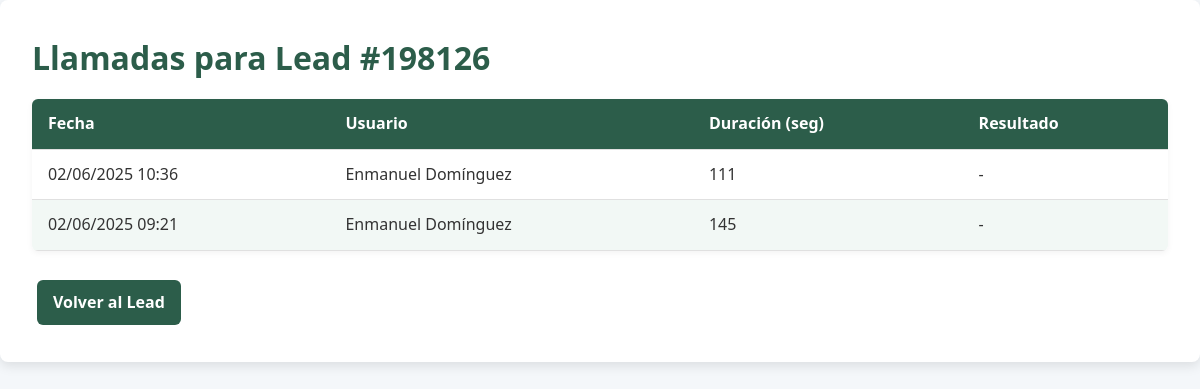
The app's page /calls/view.php?lead_id=198126 (signed in), older data.
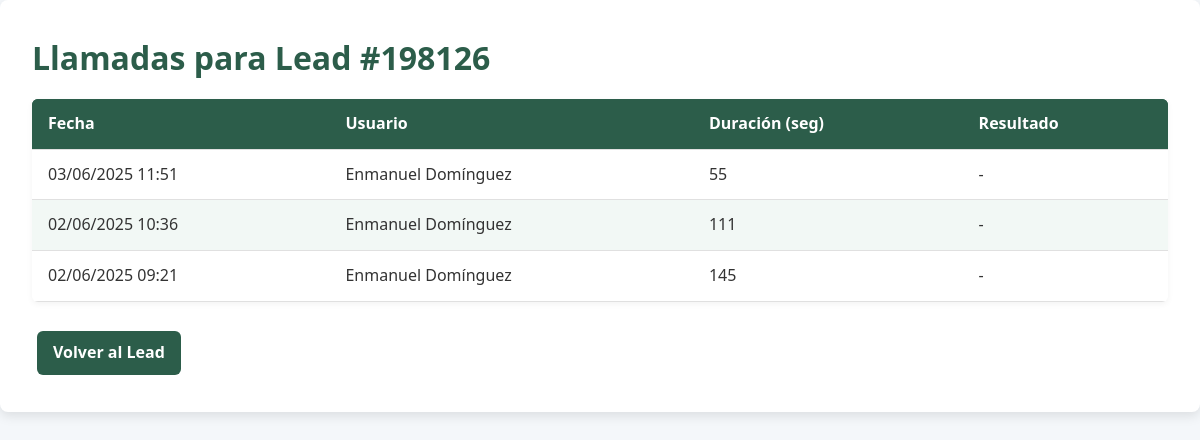
The same page, newer data.
### tables this page shows
CREATE TABLE `interactions` (
  `id` int(11) NOT NULL,
  `lead_id` int(11) NOT NULL,
  `user_id` int(11) NOT NULL,
  `disposition_id` int(11) NOT NULL,
  `notes` text DEFAULT NULL,
  `interaction_time` datetime NOT NULL DEFAULT current_timestamp(),
  `duration_seconds` int(11) DEFAULT NULL,
  `created_at` datetime NOT NULL DEFAULT current_timestamp(),
  `updated_at` datetime NOT NULL DEFAULT current_timestamp() ON UPDATE current_timestamp()
);

CREATE TABLE `users` (
  `id` int(11) NOT NULL,
  `name` varchar(100) NOT NULL,
  `email` varchar(100) NOT NULL,
  `password_hash` varchar(255) NOT NULL,
  `status` enum('active','inactive') NOT NULL DEFAULT 'active',
  `created_at` datetime NOT NULL DEFAULT current_timestamp(),
  `updated_at` datetime NOT NULL DEFAULT current_timestamp() ON UPDATE current_timestamp()
);

### calls/view.php (the view, shortened to what this page needs)
<?php
$leadId = (int) ($_GET['lead_id'] ?? 0);
$pdo = getPDO();
$stmt = $pdo->prepare("SELECT i.*, u.name AS user
                       FROM interactions i
                       JOIN users u ON i.user_id = u.id
                       WHERE i.lead_id = ?
                       ORDER BY i.created_at DESC");
$stmt->execute([$leadId]);
$calls = $stmt->fetchAll(PDO::FETCH_ASSOC);
?>
<!DOCTYPE html>
<html lang="en">
<head>
    <link rel="stylesheet" href="/assets/css/app.css">
</head>
<body>
<div class="container">
    <h1>Llamadas para Lead #<?= $leadId ?></h1>
    <table class="table">
        <thead>
        <tr>
            <th>Fecha</th>
            <th>Usuario</th>
            <th>Duración (seg)</th>
            <th>Resultado</th>
        </tr>
        </thead>
        <tbody>
        <?php foreach ($calls as $call): ?>
            <tr>
                <td><?= date('d/m/Y H:i', strtotime($call['created_at'])) ?></td>
                <td><?= htmlspecialchars($call['user']) ?></td>
                <td><?= $call['duration_seconds'] ?: '-' ?></td>
                <td><?= htmlspecialchars($call['disposition'] ?? '-') ?></td>
            </tr>
        <?php endforeach; ?>
        </tbody>
    </table>
    <a href="/leads/view.php?id=<?= $leadId ?>" class="btn">Volver al Lead</a>
</div>
</body>
</html>

Row changes from the older to the newer data that the page shows:
added interactions: created_at "03/06/2025 11:51", user.name "Enmanuel Domínguez", duration_seconds "55", disposition "-"
